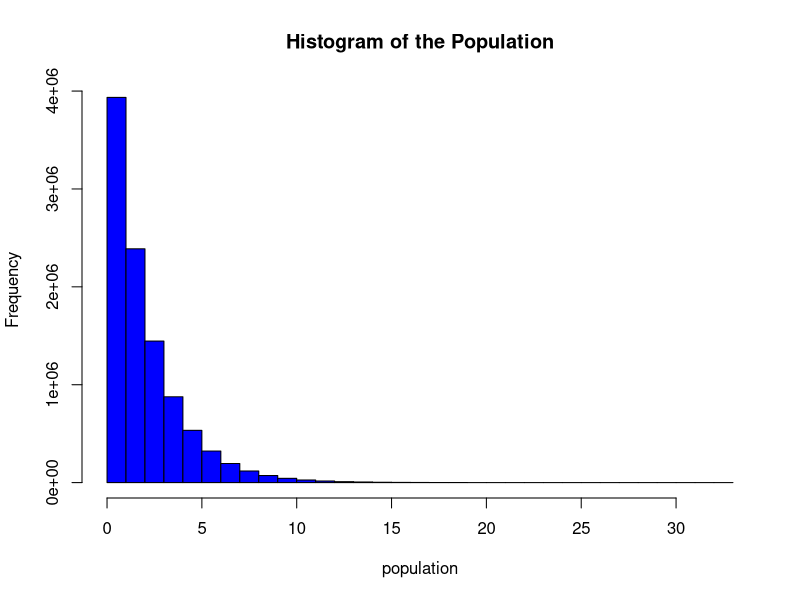
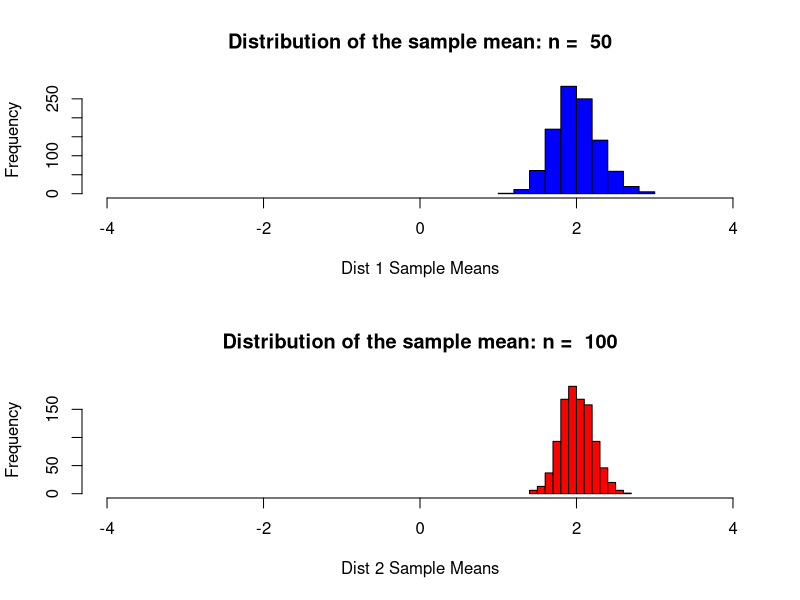

Source code (R) for these figures, in order:
## ---- chunk 1
knitr::opts_chunk$set(echo = TRUE)
## ---- chunk 2
n1 = 50 # sample size per sample for 1st distribution
n2 = 100 # sample size per sample for 2nd distribution (we will compare these distribuions) 
simulations = 1000 #number of samples and thus number of xbars we will generate.  
#mu = 0; # mean parameter for use with normal distribuions
#sigma = 1; # standard deviation parameter for use with normal distribuions
population  = rchisq(10000000,2)
hist(population, col = "blue", main = "Histogram of the Population")
mean(population)
sd(population)
## ---- chunk 3
xbar_holder1 = numeric(simulations) # This will hold all the sample means for the first distribution.
xbar_holder2 = numeric(simulations) # This will hold all the sample means for the second distribution.
## ---- chunk 4
for (i in 1:simulations)
{ 
  #sample1 = rnorm(n1,mean = mu, sd = sigma)
  #sample2 = rnorm(n2,mean = mu, sd = sigma)
  sample1 = sample(population, n1)
  sample2 = sample(population, n2)
  
  xbar1 = mean(sample1)
  xbar2 = mean(sample2)
  xbar_holder1[i] = xbar1
  xbar_holder2[i] = xbar2
}
## ---- chunk 5
par(mfrow = c(2,1))
hist(xbar_holder1, col = "blue", main = paste("Distribution of the sample mean: n = ", n1), xlab = "Dist 1 Sample Means", xlim = c(-4,4))
hist(xbar_holder2, col = "red", main = paste("Distribution of the sample mean: n = ", n2), xlab = "Dist 2 Sample Means", xlim = c(-4,4))
## ---- chunk 6
summary(xbar_holder1) #5 number summary and the mean
summary(xbar_holder2) #5 number summary and the mean
sd(xbar_holder1) # standard deviation of dstribuion 1
sd(xbar_holder2) #standard deviation of distribuion 2

